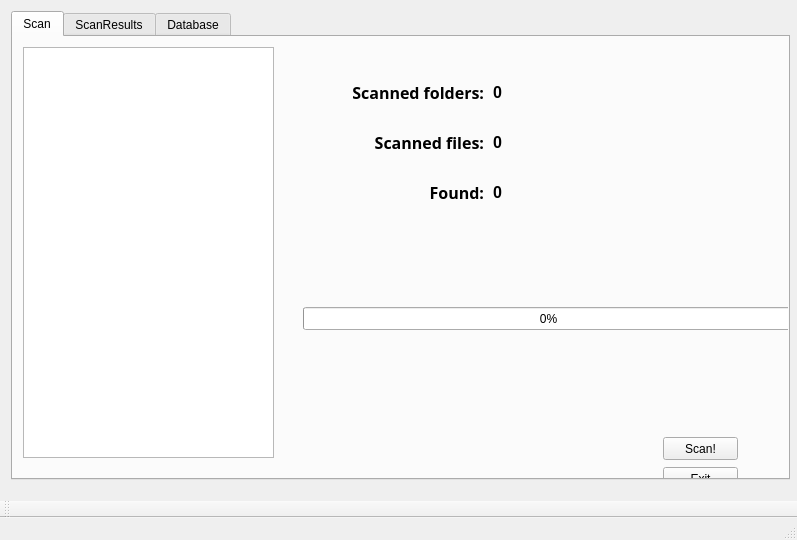
<?xml version="1.0" encoding="UTF-8"?>
<ui version="4.0">
 <class>MainWindow</class>
 <widget class="QMainWindow" name="MainWindow">
  <property name="geometry">
   <rect>
    <x>0</x>
    <y>0</y>
    <width>797</width>
    <height>540</height>
   </rect>
  </property>
  <property name="windowTitle">
   <string>MainWindow</string>
  </property>
  <widget class="QWidget" name="centralWidget">
   <widget class="QWidget" name="gridLayoutWidget">
    <property name="geometry">
     <rect>
      <x>0</x>
      <y>0</y>
      <width>801</width>
      <height>491</height>
     </rect>
    </property>
    <layout class="QGridLayout" name="gridLayout">
     <item row="0" column="0">
      <widget class="QTabWidget" name="tabWidget">
       <property name="maximumSize">
        <size>
         <width>799</width>
         <height>489</height>
        </size>
       </property>
       <property name="currentIndex">
        <number>0</number>
       </property>
       <widget class="QWidget" name="tab_scan">
        <attribute name="title">
         <string>Scan</string>
        </attribute>
        <widget class="QTreeView" name="treeView">
         <property name="geometry">
          <rect>
           <x>10</x>
           <y>10</y>
           <width>251</width>
           <height>411</height>
          </rect>
         </property>
        </widget>
        <widget class="QLabel" name="label">
         <property name="geometry">
          <rect>
           <x>290</x>
           <y>40</y>
           <width>181</width>
           <height>31</height>
          </rect>
         </property>
         <property name="font">
          <font>
           <family>Rod</family>
           <pointsize>12</pointsize>
           <weight>75</weight>
           <bold>true</bold>
          </font>
         </property>
         <property name="text">
          <string>Scanned folders:</string>
         </property>
         <property name="alignment">
          <set>Qt::AlignRight|Qt::AlignTrailing|Qt::AlignVCenter</set>
         </property>
        </widget>
        <widget class="QLabel" name="label_number_dir">
         <property name="geometry">
          <rect>
           <x>480</x>
           <y>40</y>
           <width>71</width>
           <height>31</height>
          </rect>
         </property>
         <property name="font">
          <font>
           <pointsize>12</pointsize>
           <weight>75</weight>
           <bold>true</bold>
          </font>
         </property>
         <property name="text">
          <string>0</string>
         </property>
        </widget>
        <widget class="QLabel" name="label_4">
         <property name="geometry">
          <rect>
           <x>290</x>
           <y>90</y>
           <width>181</width>
           <height>31</height>
          </rect>
         </property>
         <property name="font">
          <font>
           <family>Rod</family>
           <pointsize>12</pointsize>
           <weight>75</weight>
           <bold>true</bold>
          </font>
         </property>
         <property name="text">
          <string>   Scanned files:</string>
         </property>
         <property name="alignment">
          <set>Qt::AlignRight|Qt::AlignTrailing|Qt::AlignVCenter</set>
         </property>
        </widget>
        <widget class="QLabel" name="label_5">
         <property name="geometry">
          <rect>
           <x>500</x>
           <y>140</y>
           <width>71</width>
           <height>21</height>
          </rect>
         </property>
         <property name="font">
          <font>
           <pointsize>12</pointsize>
           <weight>75</weight>
           <bold>true</bold>
          </font>
         </property>
         <property name="text">
          <string/>
         </property>
        </widget>
        <widget class="QLabel" name="label_6">
         <property name="geometry">
          <rect>
           <x>290</x>
           <y>140</y>
           <width>181</width>
           <height>31</height>
          </rect>
         </property>
         <property name="font">
          <font>
           <family>Rod</family>
           <pointsize>12</pointsize>
           <weight>75</weight>
           <bold>true</bold>
          </font>
         </property>
         <property name="text">
          <string>Found:</string>
         </property>
         <property name="alignment">
          <set>Qt::AlignRight|Qt::AlignTrailing|Qt::AlignVCenter</set>
         </property>
        </widget>
        <widget class="QLabel" name="label_number_file">
         <property name="geometry">
          <rect>
           <x>480</x>
           <y>90</y>
           <width>71</width>
           <height>31</height>
          </rect>
         </property>
         <property name="font">
          <font>
           <pointsize>12</pointsize>
           <weight>75</weight>
           <bold>true</bold>
          </font>
         </property>
         <property name="text">
          <string>0</string>
         </property>
        </widget>
        <widget class="QLabel" name="label_number_viruse">
         <property name="geometry">
          <rect>
           <x>480</x>
           <y>140</y>
           <width>71</width>
           <height>31</height>
          </rect>
         </property>
         <property name="font">
          <font>
           <pointsize>12</pointsize>
           <weight>75</weight>
           <bold>true</bold>
          </font>
         </property>
         <property name="text">
          <string>0</string>
         </property>
        </widget>
        <widget class="QProgressBar" name="progressBar">
         <property name="geometry">
          <rect>
           <x>290</x>
           <y>270</y>
           <width>491</width>
           <height>23</height>
          </rect>
         </property>
         <property name="value">
          <number>0</number>
         </property>
        </widget>
        <widget class="QPushButton" name="pushButton">
         <property name="geometry">
          <rect>
           <x>650</x>
           <y>400</y>
           <width>75</width>
           <height>23</height>
          </rect>
         </property>
         <property name="text">
          <string>Scan!</string>
         </property>
        </widget>
        <widget class="QPushButton" name="pushButton_2">
         <property name="geometry">
          <rect>
           <x>650</x>
           <y>430</y>
           <width>75</width>
           <height>23</height>
          </rect>
         </property>
         <property name="text">
          <string>Exit</string>
         </property>
        </widget>
        <widget class="QLabel" name="label_selected_drive">
         <property name="geometry">
          <rect>
           <x>290</x>
           <y>190</y>
           <width>171</width>
           <height>31</height>
          </rect>
         </property>
         <property name="font">
          <font>
           <family>Rod</family>
           <pointsize>12</pointsize>
           <weight>75</weight>
           <bold>true</bold>
          </font>
         </property>
         <property name="text">
          <string/>
         </property>
        </widget>
       </widget>
       <widget class="QWidget" name="tab_scanResults">
        <attribute name="title">
         <string>ScanResults</string>
        </attribute>
        <widget class="QPushButton" name="pushButton_3">
         <property name="geometry">
          <rect>
           <x>430</x>
           <y>430</y>
           <width>75</width>
           <height>23</height>
          </rect>
         </property>
         <property name="text">
          <string>Clear</string>
         </property>
        </widget>
        <widget class="QPushButton" name="pushButton_4">
         <property name="geometry">
          <rect>
           <x>540</x>
           <y>430</y>
           <width>75</width>
           <height>23</height>
          </rect>
         </property>
         <property name="text">
          <string>Delete </string>
         </property>
        </widget>
        <widget class="QScrollArea" name="scrollArea_3">
         <property name="geometry">
          <rect>
           <x>0</x>
           <y>0</y>
           <width>801</width>
           <height>411</height>
          </rect>
         </property>
         <property name="widgetResizable">
          <bool>true</bool>
         </property>
         <widget class="QWidget" name="scrollAreaWidgetContents_3">
          <property name="geometry">
           <rect>
            <x>0</x>
            <y>0</y>
            <width>799</width>
            <height>409</height>
           </rect>
          </property>
          <widget class="QListView" name="listView">
           <property name="geometry">
            <rect>
             <x>0</x>
             <y>0</y>
             <width>791</width>
             <height>411</height>
            </rect>
           </property>
           <property name="maximumSize">
            <size>
             <width>791</width>
             <height>411</height>
            </size>
           </property>
          </widget>
         </widget>
        </widget>
        <widget class="QPushButton" name="pushButton_5">
         <property name="geometry">
          <rect>
           <x>650</x>
           <y>430</y>
           <width>75</width>
           <height>23</height>
          </rect>
         </property>
         <property name="text">
          <string>Exit</string>
         </property>
        </widget>
       </widget>
       <widget class="QWidget" name="tab_database">
        <attribute name="title">
         <string>Database</string>
        </attribute>
        <widget class="QWidget" name="layoutWidget">
         <property name="geometry">
          <rect>
           <x>0</x>
           <y>0</y>
           <width>791</width>
           <height>461</height>
          </rect>
         </property>
         <layout class="QGridLayout" name="gridLayout_2">
          <item row="0" column="0">
           <widget class="QScrollArea" name="scrollArea">
            <property name="widgetResizable">
             <bool>true</bool>
            </property>
            <widget class="QWidget" name="scrollAreaWidgetContents">
             <property name="geometry">
              <rect>
               <x>0</x>
               <y>0</y>
               <width>787</width>
               <height>457</height>
              </rect>
             </property>
             <widget class="QPushButton" name="pushButton_6">
              <property name="geometry">
               <rect>
                <x>640</x>
                <y>420</y>
                <width>75</width>
                <height>23</height>
               </rect>
              </property>
              <property name="text">
               <string>Exit</string>
              </property>
             </widget>
             <widget class="QPushButton" name="pushButton_7">
              <property name="geometry">
               <rect>
                <x>640</x>
                <y>40</y>
                <width>75</width>
                <height>23</height>
               </rect>
              </property>
              <property name="text">
               <string>Update</string>
              </property>
             </widget>
             <widget class="QScrollArea" name="scrollArea_2">
              <property name="geometry">
               <rect>
                <x>0</x>
                <y>0</y>
                <width>481</width>
                <height>461</height>
               </rect>
              </property>
              <property name="widgetResizable">
               <bool>true</bool>
              </property>
              <widget class="QWidget" name="scrollAreaWidgetContents_2">
               <property name="geometry">
                <rect>
                 <x>0</x>
                 <y>0</y>
                 <width>479</width>
                 <height>459</height>
                </rect>
               </property>
               <widget class="QTextEdit" name="textEdit">
                <property name="geometry">
                 <rect>
                  <x>0</x>
                  <y>0</y>
                  <width>481</width>
                  <height>461</height>
                 </rect>
                </property>
                <property name="font">
                 <font>
                  <family>Khmer UI</family>
                  <pointsize>10</pointsize>
                  <weight>75</weight>
                  <bold>true</bold>
                  <underline>true</underline>
                 </font>
                </property>
               </widget>
              </widget>
             </widget>
            </widget>
           </widget>
          </item>
         </layout>
        </widget>
       </widget>
      </widget>
     </item>
    </layout>
   </widget>
  </widget>
  <widget class="QMenuBar" name="menuBar">
   <property name="geometry">
    <rect>
     <x>0</x>
     <y>0</y>
     <width>797</width>
     <height>21</height>
    </rect>
   </property>
  </widget>
  <widget class="QToolBar" name="mainToolBar">
   <attribute name="toolBarArea">
    <enum>BottomToolBarArea</enum>
   </attribute>
   <attribute name="toolBarBreak">
    <bool>false</bool>
   </attribute>
  </widget>
  <widget class="QStatusBar" name="statusBar"/>
 </widget>
 <layoutdefault spacing="6" margin="11"/>
 <resources/>
 <connections>
  <connection>
   <sender>pushButton_2</sender>
   <signal>clicked()</signal>
   <receiver>MainWindow</receiver>
   <slot>close()</slot>
   <hints>
    <hint type="sourcelabel">
     <x>679</x>
     <y>488</y>
    </hint>
    <hint type="destinationlabel">
     <x>600</x>
     <y>531</y>
    </hint>
   </hints>
  </connection>
  <connection>
   <sender>pushButton_5</sender>
   <signal>clicked()</signal>
   <receiver>MainWindow</receiver>
   <slot>close()</slot>
   <hints>
    <hint type="sourcelabel">
     <x>679</x>
     <y>485</y>
    </hint>
    <hint type="destinationlabel">
     <x>683</x>
     <y>534</y>
    </hint>
   </hints>
  </connection>
  <connection>
   <sender>pushButton_6</sender>
   <signal>clicked()</signal>
   <receiver>MainWindow</receiver>
   <slot>close()</slot>
   <hints>
    <hint type="sourcelabel">
     <x>677</x>
     <y>475</y>
    </hint>
    <hint type="destinationlabel">
     <x>635</x>
     <y>525</y>
    </hint>
   </hints>
  </connection>
 </connections>
</ui>
